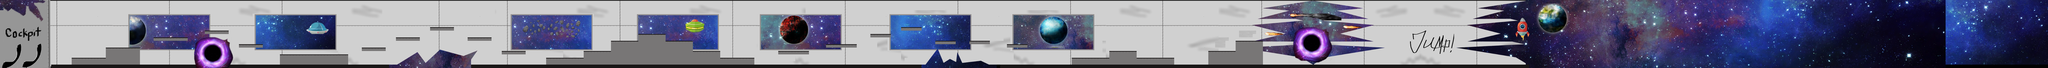

Tiled map render using the project's own tile images. Description and the map definition, with tile-layer contents summarised, below:
An orthogonal 600x20 tile map with 12x12 px tiles, 4 tile layers (background, ship, platimgs, rbimgs), 20 tilesets and 44 objects (33x plat, 4x floor, 2x OOB, level end, level start).

<map version="1.0" orientation="orthogonal" renderorder="right-down" width="600" height="20" tilewidth="12" tileheight="12" nextobjectid="85">
 <tileset firstgid="1" name="galaxy" tilewidth="12" tileheight="12" tilecount="13816" columns="157">
  <image source="JennieAssets/gal.png" width="1884" height="1064" />
 </tileset>
 <tileset firstgid="13817" name="blackhole" tilewidth="12" tileheight="12" tilecount="5618" columns="106">
  <image source="JennieAssets/blackh.png" width="1280" height="637" />
 </tileset>
 <tileset firstgid="19435" name="shipWinresize" tilewidth="12" tileheight="12" tilecount="660" columns="33">
  <image source="JennieAssets/shipWinresize.png" width="400" height="240" />
 </tileset>
 <tileset firstgid="20095" name="shipIntwindowcracked1" tilewidth="12" tileheight="12" tilecount="660" columns="33">
  <image source="JennieAssets/shipIntwindowcracked1.png" width="400" height="240" />
 </tileset>
 <tileset firstgid="20755" name="shipIntflat1" tilewidth="12" tileheight="12" tilecount="660" columns="33">
  <image source="JennieAssets/shipIntflat1.png" width="400" height="240" />
 </tileset>
 <tileset firstgid="21415" name="shipIntflatdirt1" tilewidth="12" tileheight="12" tilecount="660" columns="33">
  <image source="JennieAssets/shipIntflatdirt1.png" width="400" height="240" />
 </tileset>
 <tileset firstgid="22075" name="shipend1" tilewidth="12" tileheight="12" tilecount="660" columns="33">
  <image source="JennieAssets/shipend1.png" width="400" height="240" />
 </tileset>
 <tileset firstgid="22735" name="shipplatpiece1" tilewidth="12" tileheight="12" tilecount="660" columns="33">
  <image source="JennieAssets/shipplatpiece1.png" width="400" height="240" />
 </tileset>
 <tileset firstgid="23395" name="shipIntfront" tilewidth="12" tileheight="12" tilecount="660" columns="33">
  <image source="JennieAssets/shipIntfront.png" width="400" height="240" />
 </tileset>
 <tileset firstgid="24055" name="shipIntwindowhollow1" tilewidth="12" tileheight="12" tilecount="660" columns="33">
  <image source="JennieAssets/shipIntwindowhollow1.png" width="400" height="240" />
 </tileset>
 <tileset firstgid="24715" name="flatBroken" tilewidth="12" tileheight="12" tilecount="660" columns="33">
  <image source="JennieAssets/flatBroken.png" width="400" height="240" />
 </tileset>
 <tileset firstgid="25375" name="jump" tilewidth="12" tileheight="12" tilecount="160" columns="16">
  <image source="JennieAssets/jump.png" width="200" height="120" />
 </tileset>
 <tileset firstgid="25535" name="blackh" tilewidth="12" tileheight="12" tilecount="5618" columns="106">
  <image source="JennieAssets/blackh.png" width="1280" height="637" />
 </tileset>
 <tileset firstgid="31153" name="shipMirroredEdge" tilewidth="12" tileheight="12" tilecount="660" columns="33">
  <image source="JennieAssets/shipendmirror.png" width="400" height="240" />
 </tileset>
 <tileset firstgid="31813" name="spaceship" tilewidth="12" tileheight="12" tilecount="5618" columns="106">
  <image source="JennieAssets/spaceships.png" width="1280" height="637" />
 </tileset>
 <tileset firstgid="37431" name="asteroidbelt" tilewidth="12" tileheight="12" tilecount="5618" columns="106">
  <image source="JennieAssets/asteroidbelt.png" width="1280" height="637" />
 </tileset>
 <tileset firstgid="43049" name="platforms" tilewidth="12" tileheight="12" tilecount="256" columns="16">
  <image source="JennieAssets/platforms.png" width="200" height="200" />
 </tileset>
 <tileset firstgid="43305" name="planets" tilewidth="12" tileheight="12" tilecount="5618" columns="106">
  <image source="JennieAssets/planets1.png" width="1280" height="637" />
 </tileset>
 <tileset firstgid="48923" name="frontshipnew" tilewidth="12" tileheight="12" tilecount="660" columns="33">
  <image source="JennieAssets/frontship.png" width="400" height="240" />
 </tileset>
 <tileset firstgid="49583" name="cockpit" tilewidth="12" tileheight="12" tilecount="5618" columns="106">
  <image source="JennieAssets/cockpit.png" width="1280" height="637" />
 </tileset>
 <layer name="background" width="600" height="20">
  <data>[12000 cells, 11720 non-empty, 3279 distinct tile ids]</data>
 </layer>
 <layer name="ship" width="600" height="20">
  <data>[12000 cells, 8930 non-empty, 4261 distinct tile ids]</data>
 </layer>
 <layer name="platimgs" width="600" height="20">
  <data>[12000 cells, 1956 non-empty, 843 distinct tile ids]</data>
 </layer>
 <objectgroup name="platforms">
  <object id="33" name="floor" x="3516.83" y="227" width="1867.5" height="12" />
  <object id="34" name="floor" x="1656.25" y="227.5" width="1583" height="12" />
  <object id="35" name="floor" x="107.5" y="228" width="1258.5" height="12" />
  <object id="36" name="floor" x="147.25" y="0" width="5229" height="6" />
  <object id="37" name="plat" x="252" y="204.5" width="120" height="22.5" />
  <object id="40" name="plat" x="372" y="168.25" width="120" height="59.5" />
  <object id="41" name="plat" x="539.5" y="131.75" width="120" height="12" />
  <object id="42" name="plat" x="720" y="108" width="83.5" height="12" />
  <object id="43" name="plat" x="840" y="156.5" width="84.5" height="12" />
  <object id="44" name="plat" x="984" y="192.5" width="240" height="35" />
  <object id="45" name="plat" x="1271.5" y="168" width="85" height="12" />
  <object id="46" name="plat" x="1391" y="132.5" width="84.5" height="12" />
  <object id="47" name="plat" x="1511" y="95" width="85" height="12" />
  <object id="48" name="plat" x="1643.5" y="131" width="84" height="12" />
  <object id="49" name="plat" x="1763" y="180" width="86" height="12" />
  <object id="50" name="plat" x="1920" y="204.5" width="131.5" height="22.5" />
  <object id="51" name="plat" x="2052" y="180" width="96" height="46.5" />
  <object id="52" name="plat" x="2148.5" y="144" width="94.5" height="82.5" />
  <object id="53" name="plat" x="2243.5" y="119.5" width="96" height="107" />
  <object id="54" name="plat" x="2339" y="144.5" width="96.5" height="82" />
  <object id="55" name="plat" x="2436.5" y="180" width="95.5" height="47" />
  <object id="56" name="plat" x="2532.5" y="204.5" width="120" height="23" />
  <object id="57" name="plat" x="2736" y="180.5" width="108" height="12" />
  <object id="58" name="plat" x="2903.5" y="156.5" width="108" height="12" />
  <object id="59" name="plat" x="3060" y="119.5" width="72" height="12" />
  <object id="60" name="plat" x="3166.5" y="97" width="72" height="12" />
  <object id="61" name="plat" x="3288" y="145" width="72" height="12" />
  <object id="62" name="plat" x="3407.5" y="144" width="72" height="12" />
  <object id="63" name="plat" x="3540" y="156.5" width="72" height="12" />
  <object id="64" name="plat" x="3768" y="203.5" width="131.5" height="23.5" />
  <object id="65" name="plat" x="3900.5" y="180.5" width="95" height="45.5" />
  <object id="66" name="plat" x="3995.5" y="204" width="132" height="23" />
  <object id="77" x="157.333" y="7.33333" width="20" height="220" />
  <object id="80" name="plat" x="4442" y="113" width="72" height="12" />
  <object id="81" name="plat" x="4718" y="89" width="72" height="12" />
  <object id="82" name="plat" x="4532" y="48" width="165" height="19" />
  <object id="83" name="plat" x="4248.5" y="180.25" width="95" height="45.5" />
  <object id="84" name="plat" x="4343.5" y="145.25" width="95" height="81.5" />
 </objectgroup>
 <layer name="rbimgs" width="600" height="20">
  <data>[12000 cells, 284 non-empty, 167 distinct tile ids]</data>
 </layer>
 <objectgroup name="RB">
  <object id="67" name="OOB" x="3240.5" y="227.5" width="275" height="12" />
  <object id="69" name="OOB" x="1367.5" y="228" width="287.5" height="12" />
  <object id="75" x="692" y="129" width="110" height="110">
   <ellipse />
  </object>
  </objectgroup>
 <objectgroup name="EOL">
  <!-- 2 objects omitted --></objectgroup>
</map>
<!-- 3 of 44 objects omitted -->
